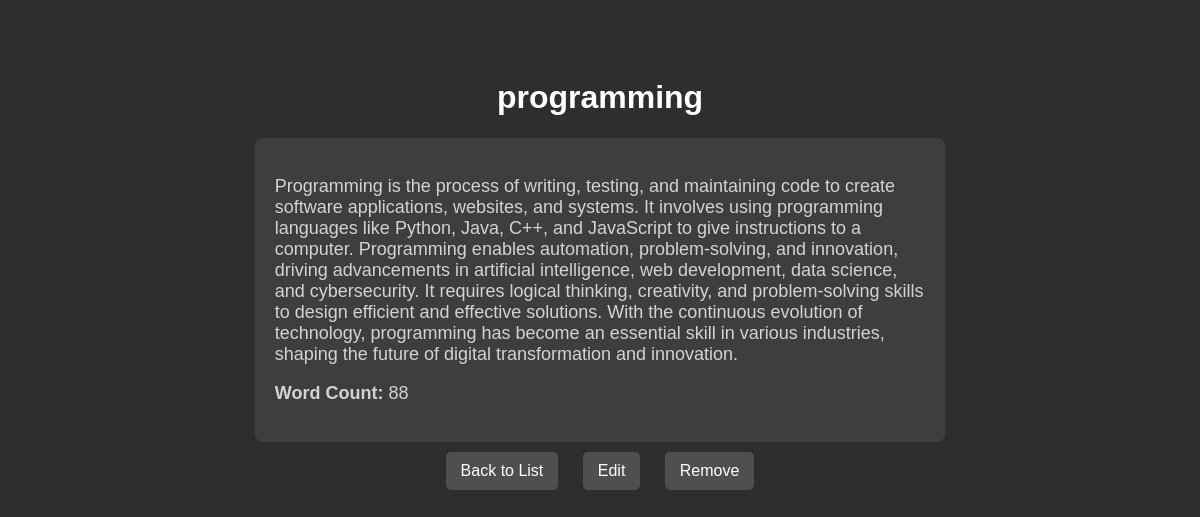
The app's page /post_view/6/ with its own data.
### myapp/models.py (models this page shows)
class Post(models.Model):
    title = models.CharField(max_length=200)
    content = models.TextField()
    word_count = models.IntegerField(default=0)

### myapp/views.py (the view)
# urls.py: path('post_view/<int:post_id>/',views.post_view, name='post_view')
def post_view(request, post_id):
    post = get_object_or_404(Post, id=post_id)
    return render(request, 'post_view.html', {'post': post}) #see your post

### myapp/templates/post_view.html (shortened to what this page needs)
<!DOCTYPE html>
<html>
<head>
</head>
<body>
    <h1>{{ post.title }}</h1>
    <div class="post-container">
        <p>{{ post.content }}</p>
        <p><strong>Word Count:</strong> {{ post.word_count }}</p>
    </div>
    <a href="{% url 'post_list' %}">Back to List</a>
    <a href="{% url 'post_edit' post.id %}">Edit</a>
    <a href="{% url 'post_remove' post.id %}" onclick="return confirm('Are you sure you want to delete this post?');">Remove</a>
</body>
</html>

### myapp/templates/post_view.html (style rules this page uses)
body { background-color: #2E2E2E; color: #D3D3D3; font-family: Arial, sans-serif; text-align: center; padding: 50px; }
h1 { color: #FFFFFF; }
.post-container { background: #3E3E3E; padding: 20px; border-radius: 8px; width: 60%; margin: auto; text-align: left; }
.post-container p { font-size: 18px; }
a { display: inline-block; background-color: #4F4F4F; color: white; padding: 10px 15px; margin: 10px; text-decoration: none; border-radius: 5px; transition: background 0.3s; }

### records on screen
Post: title "programming", content "Programming is the process of writing, testing, and maintaining code to create software applications, websites, and systems. It involves using programming languages like Python, Java, C++, and JavaScript to give instructions to a computer. Programming enables automation, problem-solving, and innovation, driving advancements in artificial intelligence, web development, data science, and cybersecurity. It requires logical thinking, creativity, and problem-solving skills to design efficient and effective solutions. With the continuous evolution of technology, programming has become an essential skill in various industries, shaping the future of digital transformation and innovation.", word_count "88"
